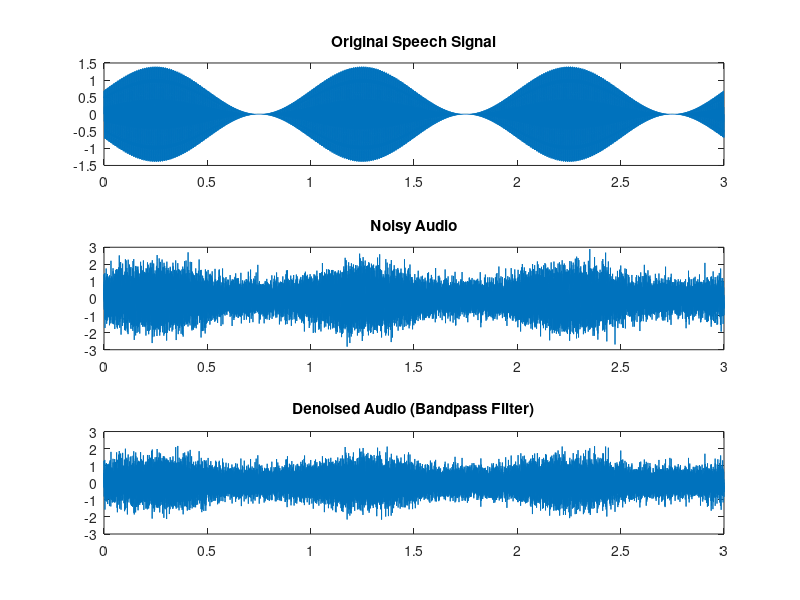

Source code (MATLAB):
clc; clear; close all;

%% Step 1: Generate Speech-like Signal
fs = 8000;                     % Sampling frequency
t = 0:1/fs:3;                  % 3 seconds duration

% Speech-like signal (multiple frequency components)
speech = sin(2*pi*300*t) ...   % low freq (vowel-like)
       + 0.6*sin(2*pi*600*t) ...
       + 0.4*sin(2*pi*1200*t);

% Envelope to mimic real speech variation
envelope = (sin(2*pi*1*t) + 1)/2;
speech = speech .* envelope;

%% Step 2: Add Noise
noise = 0.5 * randn(size(t));   % White noise
noisy_audio = speech + noise;

%% Step 3: Design Bandpass Filter (Speech range: 300–3400 Hz)
[b, a] = butter(4, [300 3400]/(fs/2), 'bandpass');

%% Step 4: Apply Filter
denoised_audio = filtfilt(b, a, noisy_audio);

%% Step 5: Plot Signals
figure;
subplot(3,1,1);
plot(t, speech);
title('Original Speech Signal');

subplot(3,1,2);
plot(t, noisy_audio);
title('Noisy Audio');

subplot(3,1,3);
plot(t, denoised_audio);
title('Denoised Audio (Bandpass Filter)');

%% Step 6: Play Audio
disp('Playing Noisy Audio...');
sound(noisy_audio, fs);
pause(4);

disp('Playing Denoised Audio...');
sound(denoised_audio, fs);
